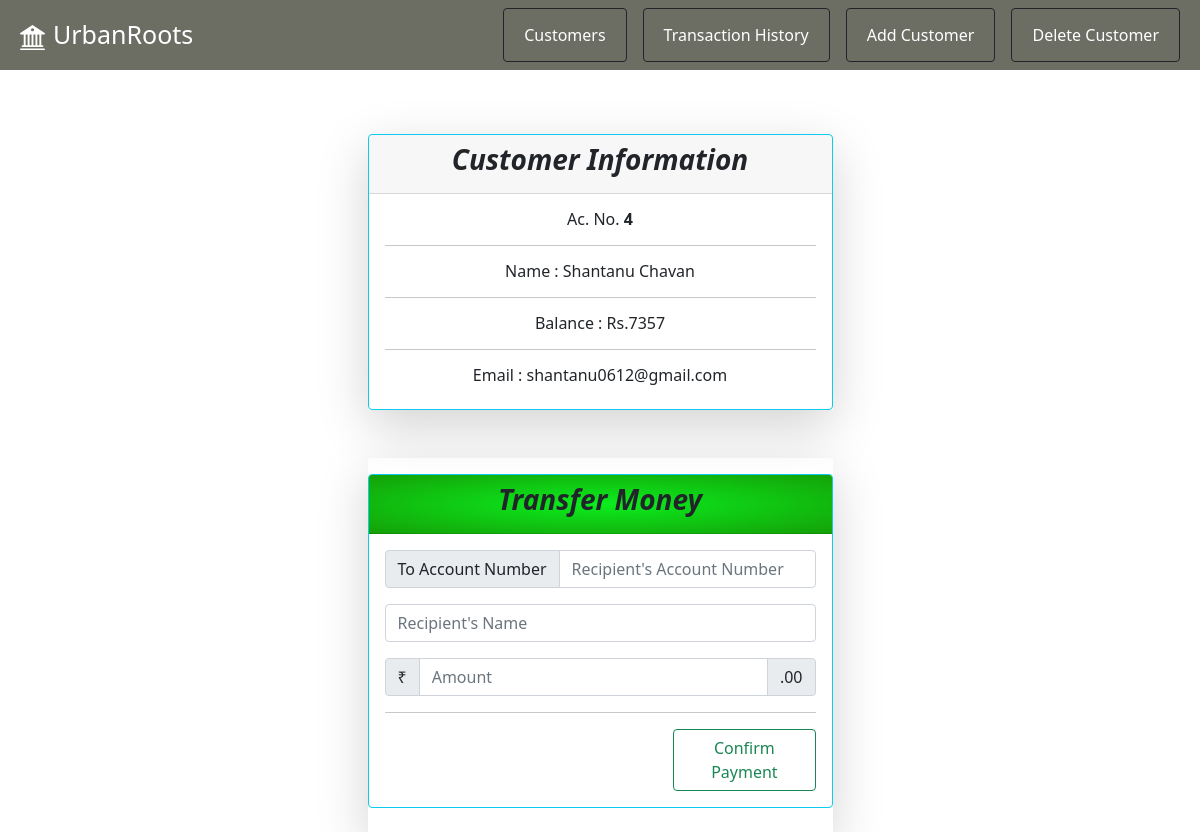
Page /custinfo/4 on the committed database.
### bank_app/models.py (models this page shows)
class Customer(models.Model):
    id=models.AutoField(primary_key=True)
    name=models.CharField(max_length=100)
    email=models.EmailField(max_length=100)
    balance=models.IntegerField()

### bank_app/views.py (the view, shortened to what this page needs)
# urls.py: path('custinfo/<int:id>',views.custinfo),
def custinfo(request,id):
    global allids
    cust=Customer.objects.filter(id=id)   #returns iterator queryset
    cust1 = Customer.objects.get(id = id)  #returns single object
    sender_name = cust1.name
    if request.method == 'GET':
        return render(request,'custinfo.html',{'customer':cust,'cur_cust_id':id})

### templates/custinfo.html (shortened to what this page needs)
{% extends 'base.html' %}
{% block content %}
<div class="container pt-5">
    <div class="col-lg-5 shadow-lg mx-auto p-0 mt-3">
        <div class="card border-info mb-3" style="align-self: auto;">
            <div class="card-header">
                <h3 style="text-align: center;"><b><i>Customer Information</i></b></h3>
            </div>
            <div class="card-body">
                {% for cust in customer %}
                <h6 style="text-align: center;">Ac. No. <b>{{cust.id}}</b></h6>
                <hr>
                <h6 style="text-align: center;">Name : {{cust.name}}</h6>
                <hr>
                <h6 style="text-align: center;">Balance : Rs.{{ cust.balance }}</h6>
                <hr>
                <h6 style="text-align: center;">Email : {{ cust.email }}</h6>
                {% endfor %}
            </div>
        </div>
    </div>
    <div class="col-lg-5 shadow-lg mx-auto pt-3 mt-5 pb-2">
        <div class="border-1 mb-md-2">
            <div class="card border-info mb-3" style="align-self: auto;">
                <div class="card-header"
                    style="text-align: center;background: radial-gradient(rgb(11, 238, 30),#14a007);">
                    <h3 style="text-align: center;">
                        <b><i>Transfer Money</i></b>
                    </h3>
                </div>
                <div class="card-body">
                    <form method="POST" action="/custinfo/{{cur_cust_id}}">
                        <div class="input-group mb-3">
                            <span class="input-group-text" id="AccountNum">To Account Number</span>
                            <input type="number" class="form-control" placeholder="Recipient's Account Number Here"
                                aria-label="AccountNum" aria-describedby="AccountNum" name="AccountNum" id="AccountNum"
                                required>
                        </div>
                        <div class="input-group mb-3">
                            <input type="text" class="form-control" placeholder="Recipient's Name" id="RName"
                                name="RName" aria-label="Recipient's username" aria-describedby="basic-addon2">
                        </div>
                        <div class="input-group mb-3">
                            <span class="input-group-text">₹</span>
                            <input type="number" class="form-control" aria-label="Amount" name="Amount" id="Amount"
                                aria-describedby="Amount" placeholder="Amount" required>
                            <span class="input-group-text">.00</span>
                        </div>
                        <hr>
                        <button type="submit" class="btn btn-outline-success" style="margin-left: 67%;">Confirm
                            Payment</button>
                    </form>
                </div>
            </div>
        </div>
    </div>
</div>
{% endblock content %}

### rows in the picture
Customer: id "4", name "Shantanu Chavan", balance "7357", email "shantanu0612@gmail.com"
